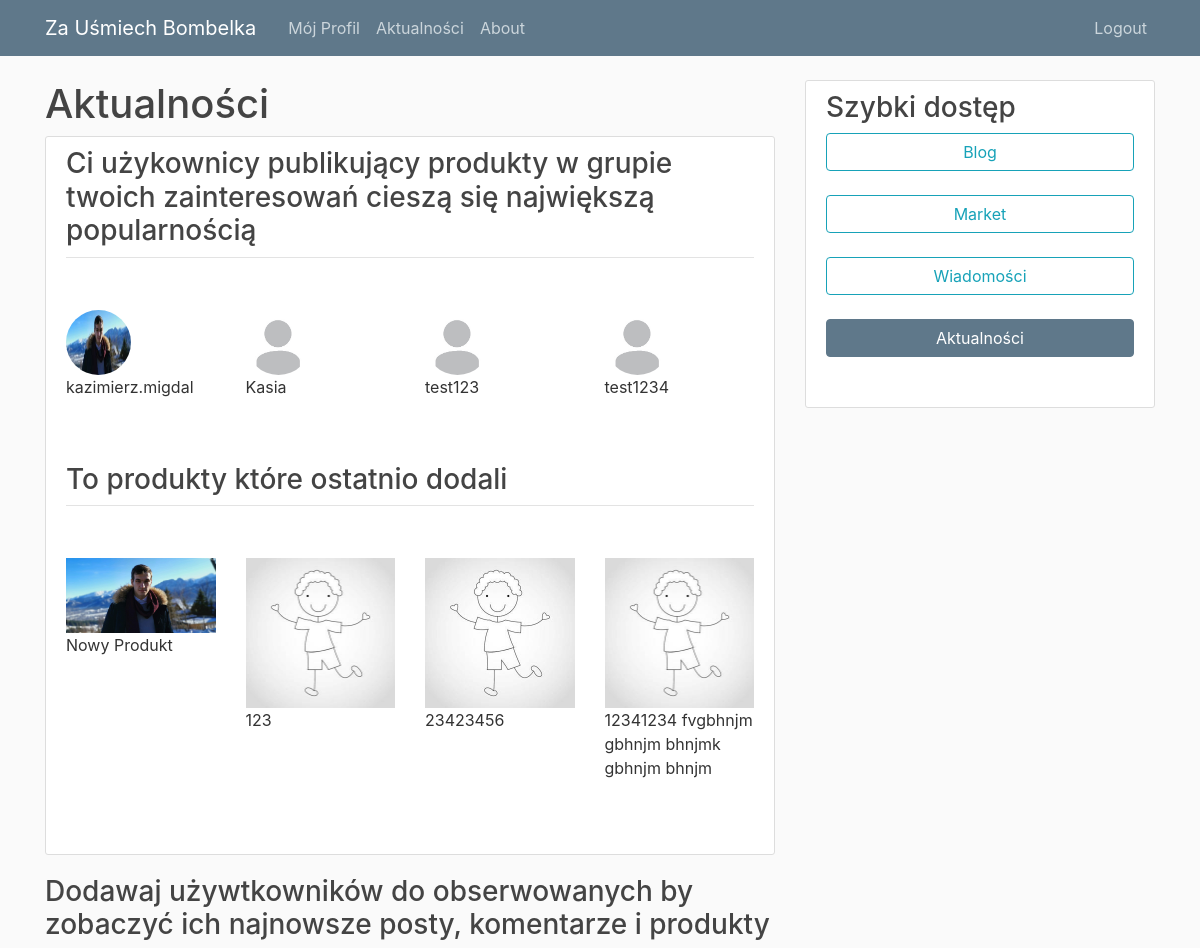
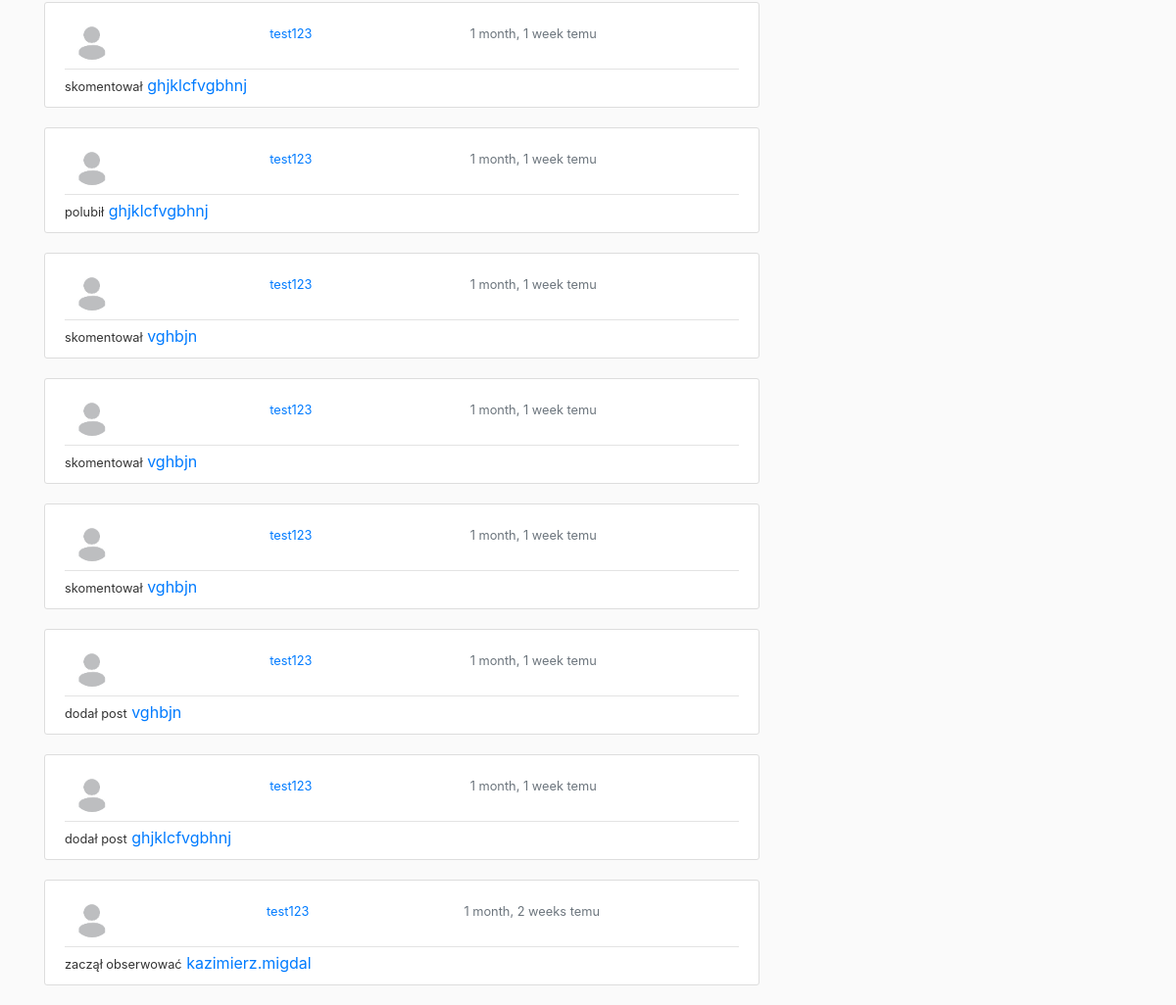
The app's page /actions/ (signed in) with its own data (2 pictures, top to bottom).
### users/models.py (models this page shows, shortened)
class Profile(models.Model):
    user = models.OneToOneField(User, on_delete=models.CASCADE)
    image = models.ImageField(default='default.jpg', upload_to='profile_pics')
    description = models.TextField(default='Brak opisu')
    SEX_TAG_CHOISE = [('Boy','dla chłopca'),('Girl', 'dla dziewczynki'), ('Unisex', 'zarówno dla chłopca jaki i dziewczynki')]
    AGE_TAG_CHOISE =[(1,'< 1 miesiąca'),(2,'< 3 miesiący'),(3,'< 6 miesięcy'),(4,'< 1 rok'),(5,'< 1.5 roku'),(6,'< 2 lat'),(7,'Ponad 2 lat')]
    interested_sex_tag = models.CharField(max_length=6, choices = SEX_TAG_CHOISE, default='Unisex')
    interested_age_tag = models.IntegerField(choices=AGE_TAG_CHOISE, default=1)
    sold_sex_tag = models.CharField(max_length=6, choices = SEX_TAG_CHOISE, default='Unisex')
    sold_age_tag = models.IntegerField(choices=AGE_TAG_CHOISE, default=1)

### market/models.py (models this page shows, shortened)
class Product(models.Model):
    author = models.ForeignKey(User, on_delete=models.CASCADE)
    date_posted = models.DateTimeField(default=timezone.now)
    title = models.CharField(max_length=100, verbose_name='')
    description = models.TextField(verbose_name='')
    photo_1 = models.ImageField(default='default_1.jpg', upload_to='product_pics', verbose_name='')
    photo_2 = models.ImageField(default='default_1.jpg', upload_to='product_pics', verbose_name='')
    photo_3 = models.ImageField(default='default_1.jpg', upload_to='product_pics', verbose_name='')
    SEX_TAG_CHOISE= [('Boy','Chłopca'),('Girl', 'Dziewczynki'), ('Unisex', 'Zarówno dla chłopca jaki i dziewczynki')]
    tag_sex = models.CharField(max_length=6, choices = SEX_TAG_CHOISE, default='Unisex', verbose_name='')
    tag_age = models.IntegerField(choices = [(1,'< 1 miesiąc'),
                                            (2,'< 3 miesiące'),
                                            (3,'< 6 miesięcy'),
                                            (4,'< 1 rok'),
                                            (5,'< 1.5 roku'),
                                            (6,'< 2 lata'),
                                            (7,'Ponad 2 lata')],
                                                                 default=1, verbose_name='')

### actions/models.py (models this page shows)
class Action(models.Model):
    user = models.ForeignKey(User,
                            related_name='action',
                            db_index=True,
                            on_delete=models.CASCADE)
    verb = models.CharField(max_length=255)
    created = models.DateTimeField(auto_now_add=True,
                                    db_index=True)
    target_ct = models.ForeignKey(ContentType,
                                blank=True,
                                null=True,
                                related_name='target_obj',
                                on_delete=models.CASCADE)
    target_id = models.PositiveIntegerField(null=True,
                                            blank=True,
                                            db_index=True)
    target = GenericForeignKey('target_ct', 'target_id')
    class Meta:
        ordering = ('-created',)

### blog/models.py (models this page shows)
class Post(models.Model):
    title = models.CharField(max_length=100)
    content = models.TextField()
    date_posted = models.DateTimeField(default=timezone.now)
    author = models.ForeignKey(User, on_delete=models.CASCADE)
    users_like = models.ManyToManyField(User,
                            related_name='images_liked',
                            blank=True)
    def __str__(self):
        return self.title
    def get_absolute_url(self):
        return reverse('post-detail', kwargs={'pk': self.pk})

### actions/views.py (the view)
# urls.py: path('actions/', include('actions.urls')),
def actions(request):
    actions=Action.objects.all()
    actions = Action.objects.exclude(user=request.user)
    following_ids = request.user.following.values_list('id',
                                                       flat=True)
    if following_ids:
        actions = actions.filter(user_id__in=following_ids)
        actions = actions.select_related('user', 'user__profile').prefetch_related('target')
    products = Product.objects.all()[:4]
    users = User.objects.all()[:4]
    return render(request, 'actions/action/detail.html', {'section': 'actions',
                                                        'actions': actions,
                                                        'products': products,
                                                        'users':users})

### actions/templates/actions/action/detail.html
{% extends "blog/base.html" %}
{% block content %}
<h1>Aktualności</h1>
<article class="media content-section">
    <div class="media-body">
        <div class="article-metadata">
            <h3>Ci użykownicy publikujący produkty w grupie twoich zainteresowań cieszą się największą popularnością</h3>
        </div>
        <div class="article-content">
            <div class="row">
                {% for user in users %}
                <div class="col">
                    <img class="rounded-circle article-img" src="{{ user.profile.image.url }}">
                    <p>{{user.username}}</p>
                </div>
                {% endfor %}
            </div>
        </div>
        <div class="article-metadata">
            <h3>To produkty które ostatnio dodali</h3>
        </div>
        <div class="article-content">
            <div class="row">
                    {% for product in products%}
                    <div class="col">
                        <img class="img-fluid" alt="Responsive image" src="{{ product.photo_1.url }}">
                        <p>{{product.title}}</p>
                    </div>
                    {% endfor %}
            </div>
        </div>
    </div>
</article>
<h3>Dodawaj używtkowników do obserwowanych by zobaczyć ich najnowsze posty, komentarze i produkty</h3>
{% for action in actions %}
{% with user=action.user profile=action.user.profile %}
<article class="media content-section">
    <div class="media-body">
        <div class="article-metadata">
            <div class="d-flex align-content-end flex-wrap">
                <div class="p-2 mr-auto">
                    <img class="rounded-circle comment-img" src="{{ user.profile.image.url }}">
                </div>
                <div class="p-2 mr-auto">
                    <small><a class="mr-2" href="{% url 'profile' user.username %}">{{ user.username }}</a></small>
                </div>
                <div class="p-2 mr-auto">
                    <small class="text-muted">{{ action.created|timesince}} temu</small>
                </div>
            </div>
        </div>
        {% if action.verb == 'zaczął obserwować' %}
            <small>{{ action.verb }}</small> <a href="{% url 'profile' action.target %}">{{action.target}}</a>
        {% else %}
            <small>{{ action.verb }}</small> <a href="{{action.target.get_absolute_url}}">{{action.target}}</a>
        {% endif %}
    </div>
</article>
{% endwith %}
{% endfor %}
{% endblock %}

### blog/static/blog/main.css (style rules this page uses)
body { background: #fafafa; color: #333333; margin-top: 5rem; }
h1, h2, h3, h4, h5, h6 { word-wrap: break-word; -webkit-hyphens: auto; -moz-hyphens: auto; -ms-hyphens: auto; -o-hyphens: auto; hyphens: auto; color: #444444; }
.content-section { background: #ffffff; padding: 10px 20px; border: 1px solid #dddddd; border-radius: 3px; margin-bottom: 20px; top:56px; }
.article-content { white-space: pre-line; }
.article-img { height: 65px; width: 65px; margin-right: 16px; }
.comment-img { height: 35px; width: 35px; margin-right: 16px; }
.article-metadata { padding-bottom: 1px; margin-bottom: 4px; border-bottom: 1px solid #e3e3e3 }
.comment-img { height: 40px; width: 40px; margin-right: 8px; }

### records on screen
Product: photo_1 (picture), title "Nowy Produkt"
Product: photo_1 (placeholder picture), title "123"
Product: photo_1 (placeholder picture), title "23423456"
Product: photo_1 (placeholder picture), title "12341234 fvgbhnjm gbhnjm bhnjmk gbhnjm bhnjm"
Action: user.profile.image (placeholder picture), user.username "test123", created "1 month, 1 week", verb "skomentował", target "ghjklcfvgbhnj"
Action: user.profile.image (placeholder picture), user.username "test123", created "1 month, 1 week", verb "polubił", target "ghjklcfvgbhnj"
Action: user.profile.image (placeholder picture), user.username "test123", created "1 month, 1 week", verb "skomentował", target "vghbjn"
Action: user.profile.image (placeholder picture), user.username "test123", created "1 month, 1 week", verb "skomentował", target "vghbjn"
Action: user.profile.image (placeholder picture), user.username "test123", created "1 month, 1 week", verb "skomentował", target "vghbjn"
Action: user.profile.image (placeholder picture), user.username "test123", created "1 month, 1 week", verb "dodał post", target "vghbjn"
Action: user.profile.image (placeholder picture), user.username "test123", created "1 month, 1 week", verb "dodał post", target "ghjklcfvgbhnj"
Action: user.profile.image (placeholder picture), user.username "test123", created "1 month, 2 weeks", verb "zaczął obserwować", target "kazimierz.migdal"

### other values on screen
{{ user.username }} "kazimierz.migdal"
{{ user.username }} "Kasia"
{{ user.username }} "test123"
{{ user.username }} "test1234"
